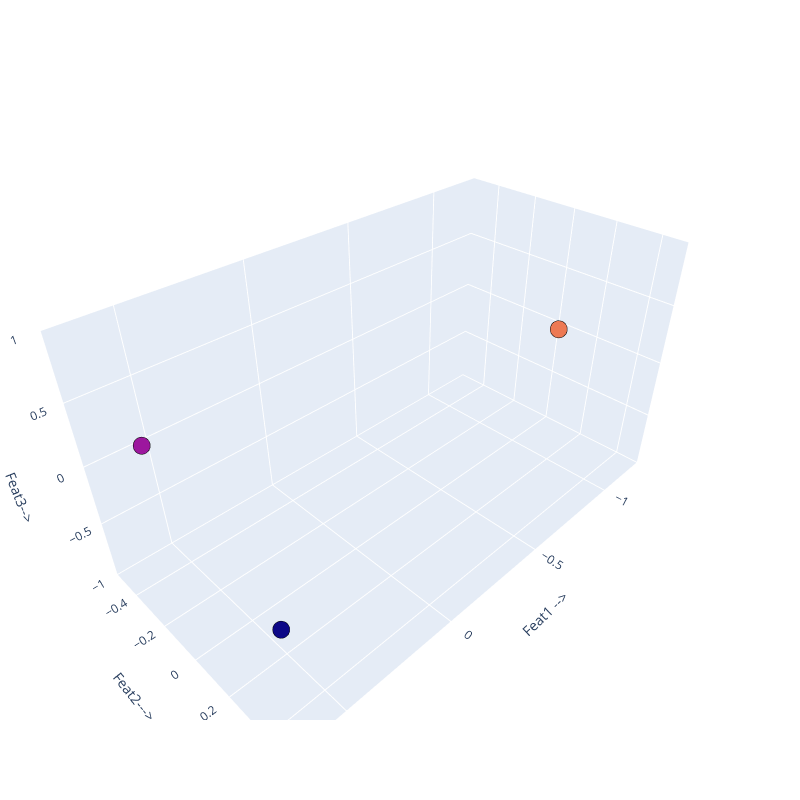

The code cell stored with this chart in its notebook:
### Code cell
import numpy as np
from scipy.spatial import distance_matrix
from sklearn.decomposition import PCA
from sklearn.preprocessing import StandardScaler


X = distance_matrix(np.array(doc_term_matrix_tfidf_l2),np.array(doc_term_matrix_tfidf_l2))
print(X)

# 4. PCA for Dimensionality Reduction and Visualization
scaler = StandardScaler()
X_scaled = scaler.fit_transform(X)

pca = PCA(n_components=3)
X_pca = pca.fit_transform(X)


import plotly.graph_objects as go  #for 3D plot

## 3D plot 
Scene = dict(xaxis = dict(title  = 'Feat1 -->'),yaxis = dict(title  = 'Feat2--->'),zaxis = dict(title  = 'Feat3-->'))

labels = list(range(X.shape[0] + 1)) 
trace = go.Scatter3d(x=X_pca[:, 0], y=X_pca[:, 1], z=X_pca[:, 2], mode='markers',marker=dict(color = labels, size= 10, line=dict(color= 'black',width = 10)))
layout = go.Layout(margin=dict(l=0,r=0),scene = Scene,height = 800,width = 800)
data = [trace]
fig = go.Figure(data = data, layout = layout)
fig.show()

## Now try with 30 vectors:
mydoclist = [
    'Julie loves me more than Linda loves me',
    'Jane likes me more than Julie loves me',
    'He likes basketball more than baseball',
    'Soccer is less popular than basketball in some countries',
    'Tom prefers soccer over football on weekends',
    'Football games are louder than soccer matches',
    'I enjoy movies more than concerts',
    'Cindy watches movies more often than she attends concerts',
    'Concerts can be more thrilling than watching movies',
    'Cooking at home is healthier than eating out',
    'Many prefer home-cooked meals over fast food',
    'Fast food is convenient but not always healthy',
    'Reading books enriches the mind more than watching TV',
    'Libraries stock more books than magazines',
    'She reads newspapers more frequently than books',
    'Traveling by train is more scenic than by car',
    'Cars are more convenient for short trips than trains',
    'Trains are preferred over cars for long-distance travel in Europe',
    'Coding in Python is more versatile than in Java',
    'Java is as popular as Python among enterprise applications',
    'Python has a simpler syntax than Java',
    'Artificial intelligence is transforming industries faster than expected',
    'Machine learning is a subset of artificial intelligence',
    'Deep learning dives deeper than traditional machine learning methods',
    'The ocean is deeper than the surface appears',
    'Mountain climbing is riskier than hiking',
    'Hiking trails are less crowded than city parks',
    'City parks offer more activities than rural parks',
    'Rural areas are quieter than urban areas',
    'Urban living provides more convenience but less tranquility than rural living'
]

### Figure 1 — Plotly figure (JSON) as saved in the notebook; plotly's stock layout.template omitted (floating-point values rounded to 4 significant figures)
{"data": [{"marker": {"color": [0, 1, 2, 3], "line": {"color": "black", "width": 10}, "size": 10}, "mode": "markers", "type": "scatter3d", "x": [0.6764, 0.5347, -1.211], "y": [0.4747, -0.5132, 0.03852], "z": [-5.813e-17, -5.813e-17, -5.813e-17]}], "layout": {"height": 800, "margin": {"l": 0, "r": 0}, "scene": {"xaxis": {"title": {"text": "Feat1 -->"}}, "yaxis": {"title": {"text": "Feat2--->"}}, "zaxis": {"title": {"text": "Feat3-->"}}}, "width": 800}}
